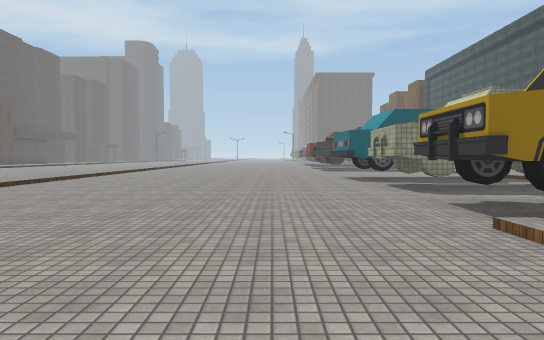
View 1 (above)

24 first-person views from a walk through a 3-D level made in the Unity game engine. The camera is 1.3 m above the floor, tilts 2° down and sees 70° across. The floor is counted in squares, 2 m on a side. Each view is taken from the middle of a square. On the plan, view 1 faces up. The plan holds only what a view shows up to about 11 squares ahead; the rest is blank. The place goes on beyond the plan. The player character is not drawn. Some surface patterns are stand-ins.

View 2
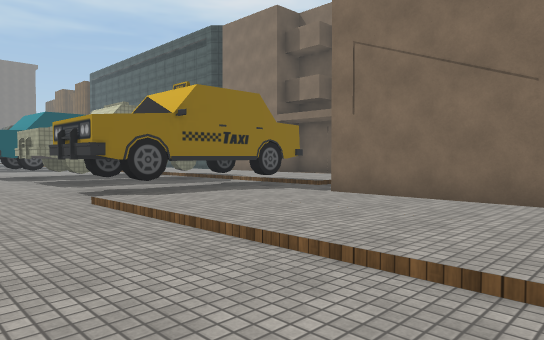

View 3
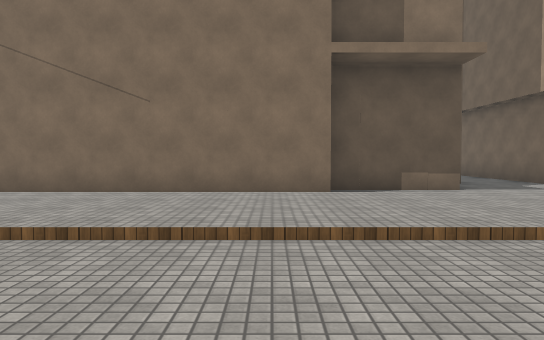

View 4
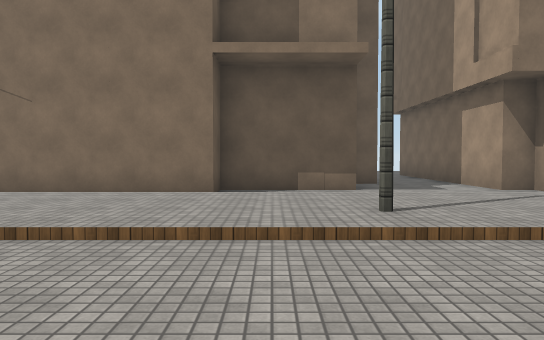

View 5
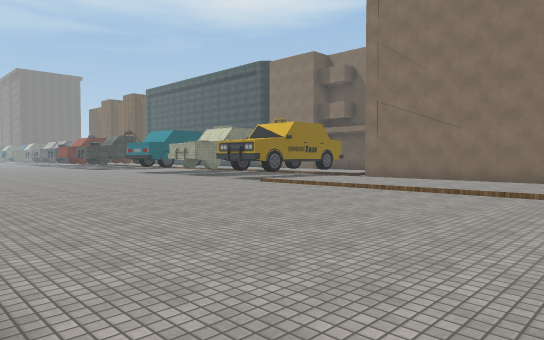

View 6
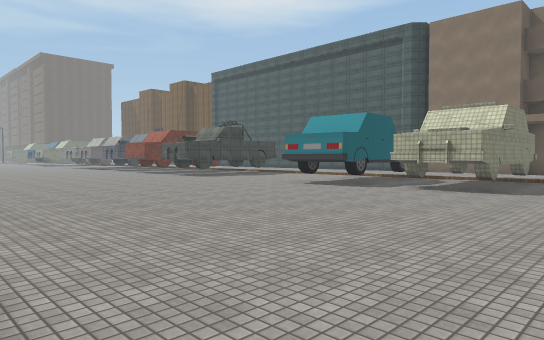

View 7
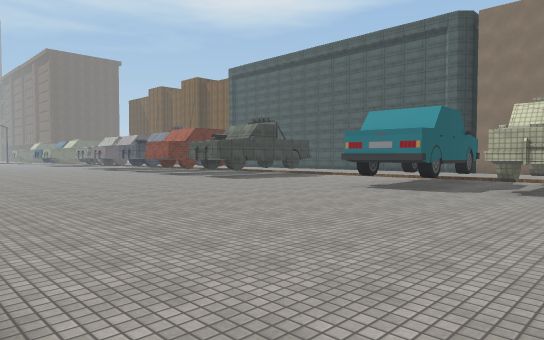

View 8
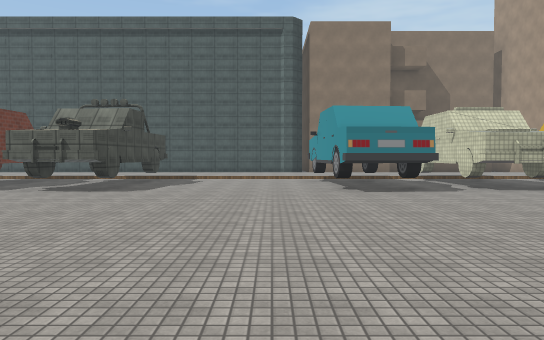

View 9
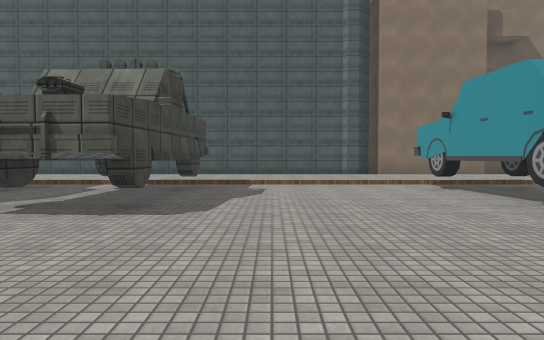

View 10
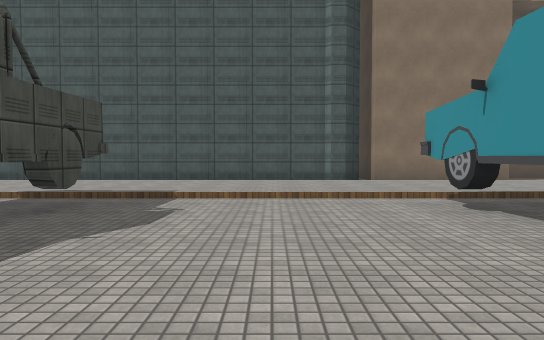

View 11
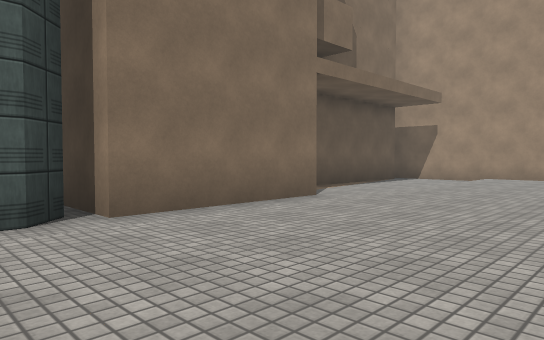

View 12
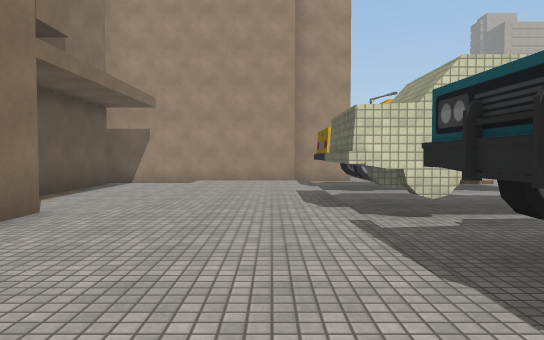

View 13
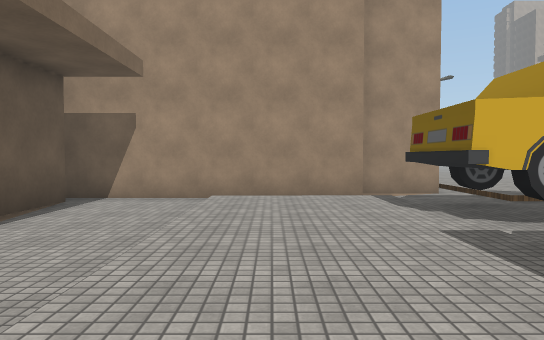

View 14
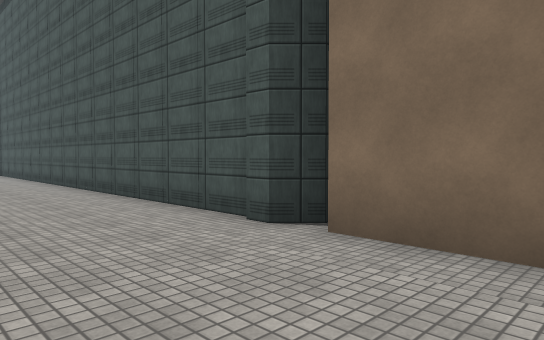

View 15
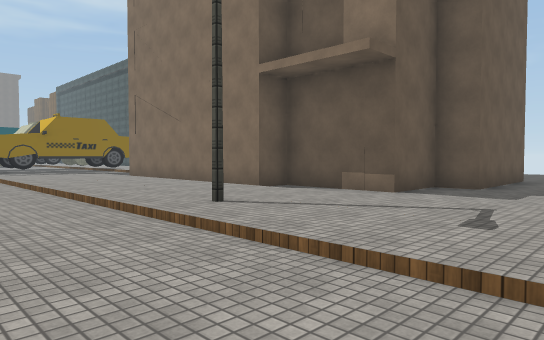

View 16
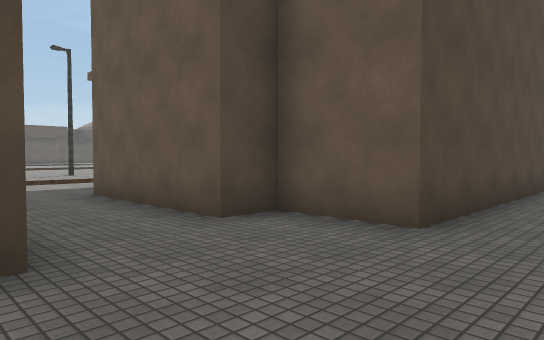

View 17
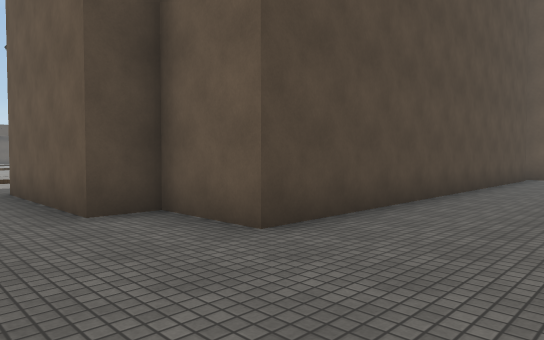

View 18
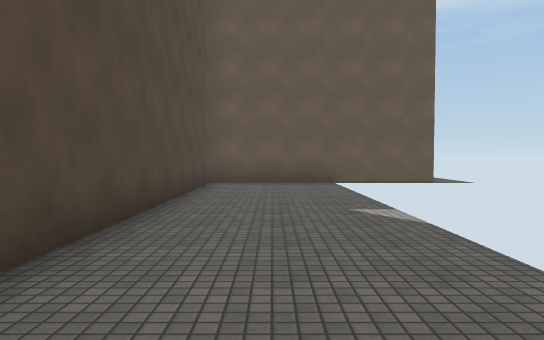

View 19
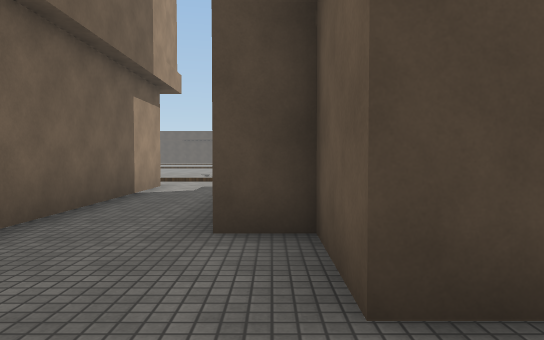

View 20
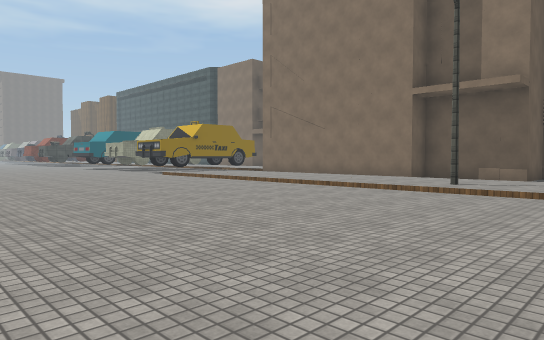

View 21
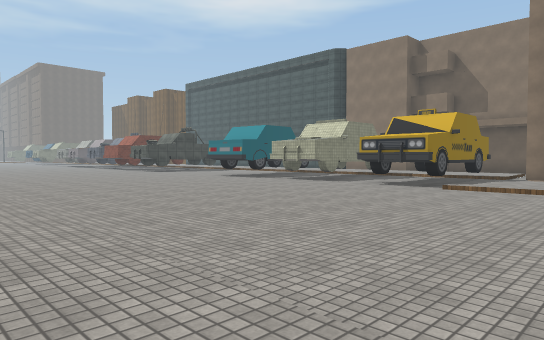

View 22
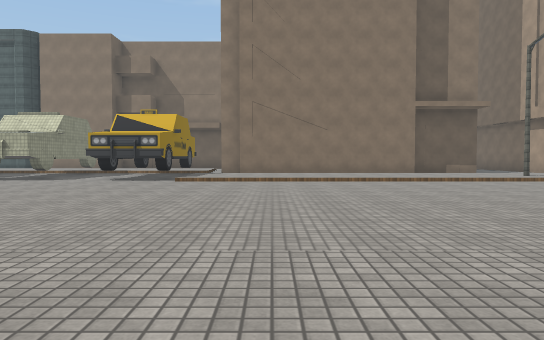

View 23
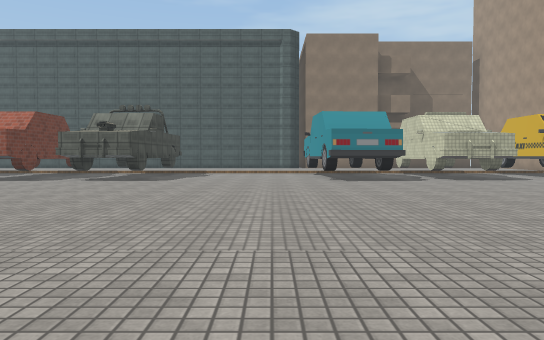

View 24
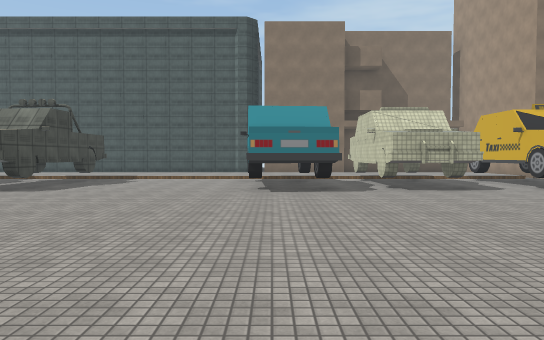

### Floor plan
Key: @ floor where view 1 was taken; # wall or solid block; . main floor; : floor 0.25 m higher than the main floor; / step, stairs or slope; T thing the floor can be seen under or through; B building.
Columns run from 8 left of view 1 to 16 right of it. Each row starts with its distance up from view 1.
 18     ......#####/::/.#
 17     .........../::/.#
 16   :............/::/.#
 15  /:............/::/.#
 14 ./:............/::/.#
 13  /:............/::/##
 12   :.......#####/::/BBB
 11  /:.......#####/::/B
 10  /:............/::/B
  9   :........TTTTT::/BB
  8   :........TTTTT::/..B
  7   :............/::/..B
  6   :............/::/..B
  5   :.......TTTTTT::/..B
  4   :.......TTTTTT::/..BBBB
  3  /:......./::/..BBBBBB...
  2  /:......./::/BB     B...
  1 ./:......./::/B      B...
  0  /:.....@./::/B      B...
 -1   :......./::/B      B...
 -2   :......./::/B      B...
 -3   :......./::/B      B...
 -4    ......./::/BB     B...
 -5   : ....../::/.B     B...
 -6    ......./#:/.BB   BB...
 -7    ......./::/...BBB.....
 -8    ......./::/...........
 -9    .... ../::/...........
-10         ../::/BBBBBBB...

Where each view was taken, in squares from view 1:
view 1: 0 up, 0 right, facing up
view 2: 2 down, 0 right, facing up-right
view 3: 3 down, 1 left, facing right
view 4: 5 down, 1 left, facing right
view 5: 5 down, 6 left, facing up-right
view 6: 5 up, 6 left, facing up-right
view 7: 7 up, 6 left, facing up-right
view 8: 14 up, 6 left, facing right
view 9: 16 up, 2 left, facing right
view 10: 15 up, 1 right, facing right
view 11: 14 up, 7 right, facing down-right
view 12: 14 up, 8 right, facing down
view 13: 10 up, 9 right, facing down
view 14: 10 up, 8 right, facing up-right
view 15: 10 down, 0 right, facing up-right
view 16: 10 down, 15 right, facing up-left
view 17: 9 down, 16 right, facing up-left
view 18: 6 down, 15 right, facing up
view 19: 7 down, 15 right, facing left
view 20: 9 down, 5 left, facing up-right
view 21: 0 up, 7 left, facing up-right
view 22: 1 up, 8 left, facing right
view 23: 14 up, 8 left, facing right
view 24: 12 up, 6 left, facing right
